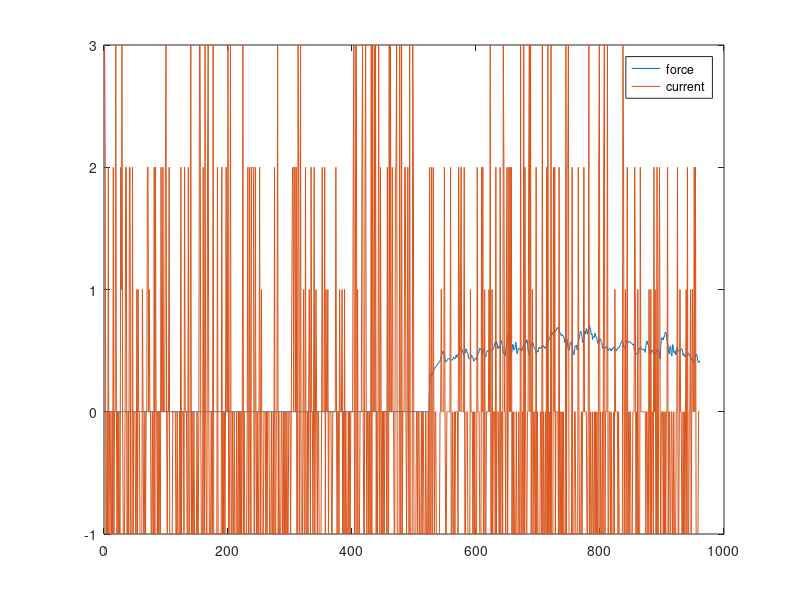

Write the MATLAB code that produced this figure.
clear all; close all;

load('middleDistal.mat')
data = ans;
current = data(5,:)
forces_meas = data(2:4,:)

force_meas_norm = forces_meas - forces_meas(:,1)

force_lenght = sqrt(force_meas_norm(1,:).^2 + force_meas_norm(2,:).^2 + force_meas_norm(3,:).^2)./1000

plot(force_lenght)
hold on;
plot(current)
legend('force','current')